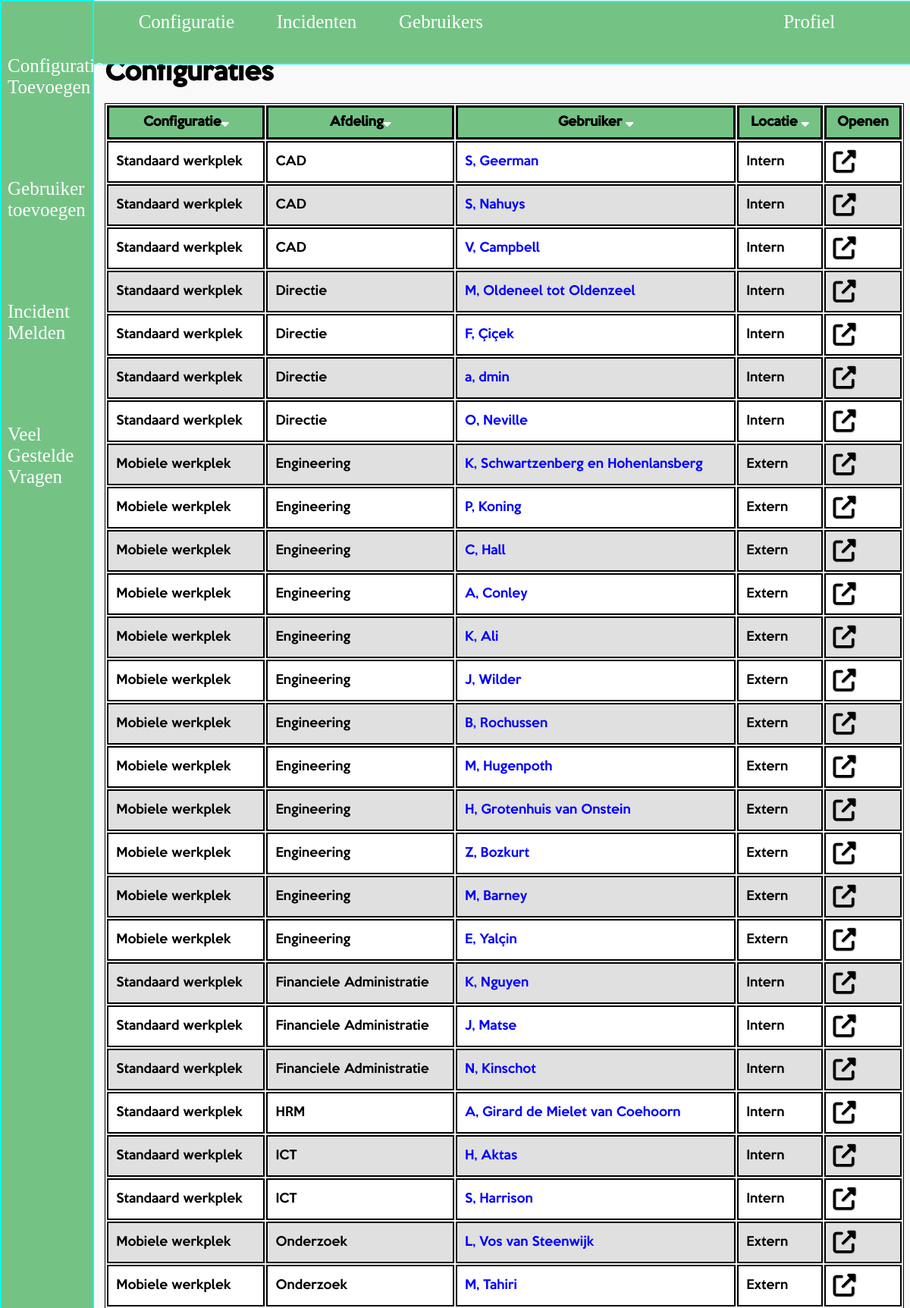
Before: /php/configuraties.php?sort=departments (signed in, upper part) with the older database file.
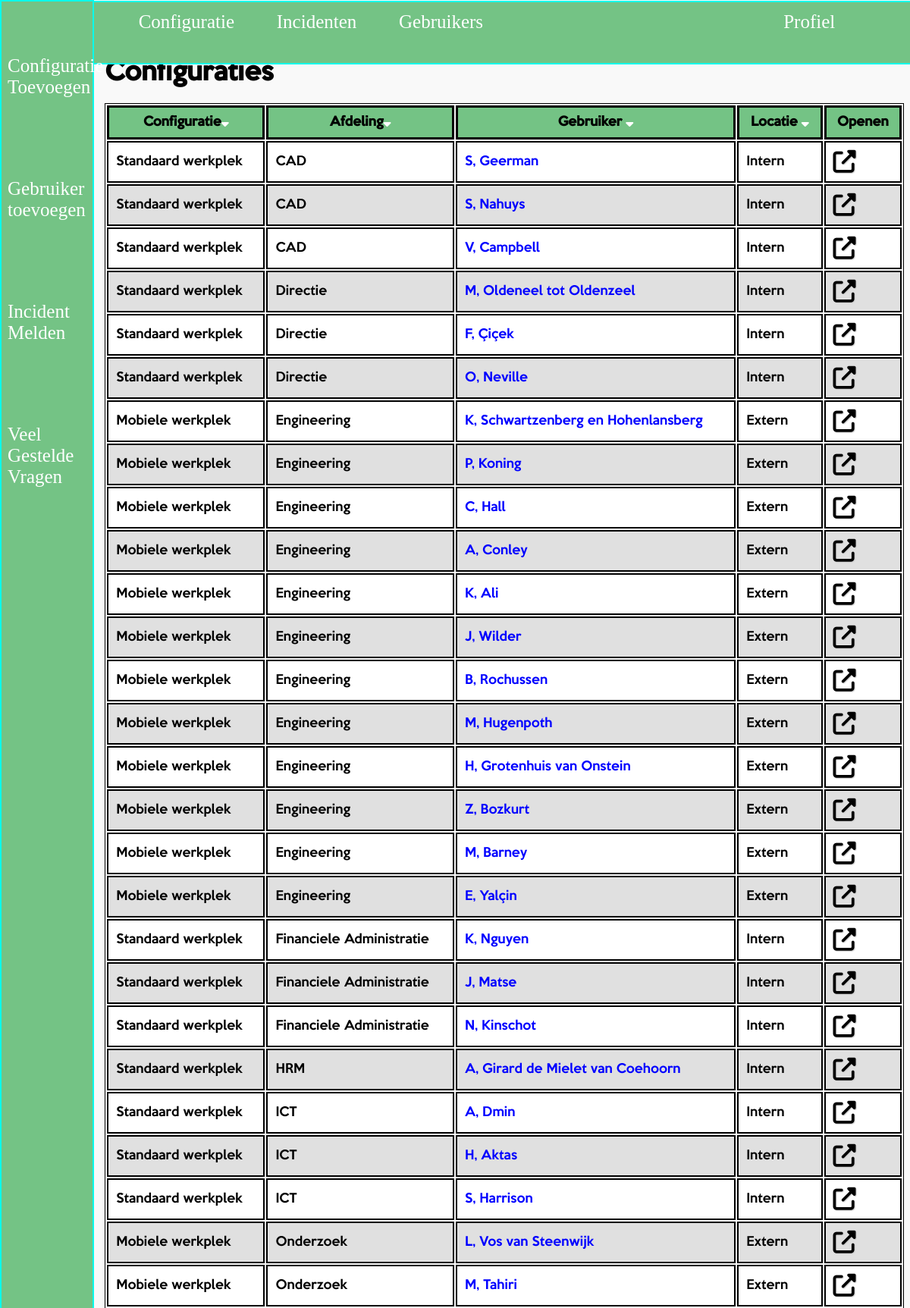
After: the same page with the newer database file.
### tables this page shows
CREATE TABLE `user` (
  `userID` int(11) NOT NULL,
  `initials` varchar(1) DEFAULT NULL,
  `surname` varchar(50) DEFAULT NULL,
  `middleName` varchar(50) DEFAULT NULL,
  `departmentID` int(11) DEFAULT NULL,
  `interncell` varchar(3) DEFAULT NULL,
  `sex` int(3) DEFAULT NULL,
  `email` varchar(80) DEFAULT NULL,
  `password` varchar(255) DEFAULT NULL,
  `userType` int(3) DEFAULT NULL
);

CREATE TABLE `configuration` (
  `configurationID` int(11) NOT NULL,
  `configurationName` varchar(255) DEFAULT NULL
);

CREATE TABLE `departments` (
  `departmentID` int(11) NOT NULL,
  `departmentName` varchar(50) DEFAULT NULL,
  `location` int(3) DEFAULT NULL
);

### php/configuraties.php (the view, shortened to what this page needs)
<?php
$data = $_SESSION['user'];
$servername = "localhost";
$username = "root";
$password = "";
$dbname = "twente";
$conn = mysqli_connect($servername, $username, $password, $dbname);
$sql = "SELECT configuration.configurationID, user.userID, user.initials, user.surname, departments.departmentName, configuration.configurationName, departments.location
FROM user INNER JOIN departments ON user.departmentID = departments.departmentID
INNER JOIN user2configuration ON user2configuration.userID = user.userID
INNER JOIN configuration ON user2configuration.configurationID = configuration.configurationID";
if ($_GET['sort'] == 'configuratie')
{
    $sql .= " ORDER BY configuration.configurationID";
}
elseif ($_GET['sort'] == 'departments')
{
    $sql .= " ORDER BY departments.departmentName";
}
elseif ($_GET['sort'] == 'gebruiker')
{
    $sql .= " ORDER BY user.surname";
}
elseif ($_GET['sort'] == 'locatie')
{
    $sql .= " ORDER BY departments.location";
}
$result = mysqli_query($conn,$sql);
?>
<!doctype html>
<html lang="nl">
<?php include('../include/header.php');?>
<body>
<?php
if($data[6] == 2){
  include('../include/navigatiebeheerder.php');
}
elseif($data[6] == 3){
  include('../include/navigatiedirectie.php');
}
else{
  include('../include/navigatie.php');
}
?>
	<div class=table>
      <h1> Configuraties </h1>
	<table class="gebruikers" name="gebruikers">
	<tr>
	  <th> Configuratie<a href="configuraties.php?sort=configuratie"><i class="fas fa-sort-down"></a></th>
		<th> Afdeling<a href="configuraties.php?sort=departments"><i class="fas fa-sort-down"></a></th>
    <th> Gebruiker <a href="configuraties.php?sort=gebruiker"><i class="fas fa-sort-down"></a></th>
    <th> Locatie <a href="configuraties.php?sort=locatie"><i class="fas fa-sort-down"></a></th>
		<th> Openen </th>
	</tr>
	<?php
	if (mysqli_num_rows($result) > 1){
	  while($row = mysqli_fetch_assoc($result)){
      if ($row["location"] == 1){
        $location = "Intern";
      }
      else{
        $location = "Extern";
      }
	    echo "<tr><td>".$row["configurationName"]."</td>
      <td>".$row["departmentName"]."</td>
      <td><a class='gebruikers' href='gebruikerdetails.php?userID=".$row["userID"]."'>".$row["initials"].", ".$row["surname"]."</td>
      <td>".$location."</td>
      <td><a href='configuratiedetails.php?configurationID=".$row["configurationID"]."'>"."<i class='fas fa-external-link-alt 1'></i>"."</td>
			 </tr>";
	  }
	}
	else{
	  echo "Error";
	}
	?>
</table>
</div>
	</body>
</html>

Changed rows visible on the page:
removed user: configuration.configurationName "Standaard werkplek", departmentID.departmentName "Directie", initials "a", surname "dmin", departmentID.location "Intern"
added user: configuration.configurationName "Standaard werkplek", departmentID.departmentName "ICT", initials "A", surname "Dmin", departmentID.location "Intern"
